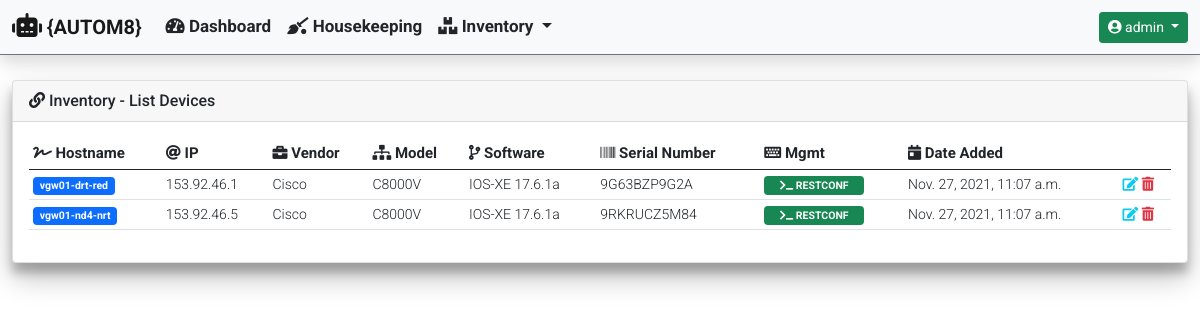
The app's page /inventory/device_inventory_list/ (signed in), older data.
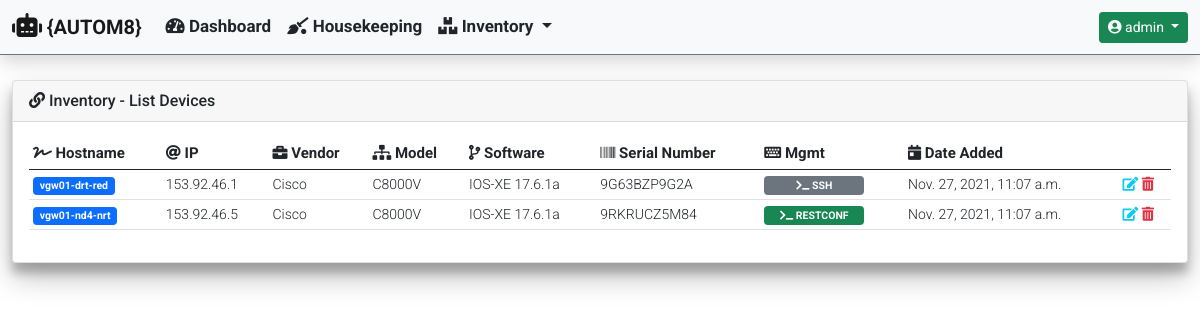
The same page, newer data.
### inventory/models.py (models this page shows)
class Device(models.Model):
    hostname = models.CharField(unique=True, max_length=255)
    mgmt_ip = models.GenericIPAddressField(unique=True, max_length=12)
    username = models.CharField(blank=True, null=True, max_length=255)
    password = models.CharField(blank=True, null=True, max_length=255)
    software_version = models.CharField(blank=True, null=True, max_length=255)
    serial_number = models.CharField(blank=True, null=True, max_length=255)
    vendor = models.CharField(max_length=255)
    hardware_model = models.CharField(blank=True, null=True, max_length=255)
    rest_conf_enabled = models.BooleanField(blank=True, null=True)
    date_added = models.DateTimeField(default=timezone.now())

### inventory/views.py (the view)
def device_inventory_list(request):
    list_of_devices = Device.objects.all()
    context = {
        'title': 'Inventory - List Devices',
        'card_header': 'Inventory - List Devices',
        'data': list_of_devices,
    }
    return render(request, 'inventory/device_inventory_list.html', context)

### templates/inventory/device_inventory_list.html (shortened to what this page needs)
{% extends "base_template/base.html"%}
{% block content %}
{% if data %}
<div class="table-responsive rounded">
    <table id="device_inventory" class="table table-hover table-sm" style="width:100%">
        <thead>
            <tr>
                <th><i class="fas fa-signature"></i> Hostname</th>
                <th><i class="fas fa-at"></i> IP</th>
                <th><i class="fas fa-briefcase"></i> Vendor</th>
                <th><i class="fas fa-sitemap"></i> Model</th>
                <th><i class="fas fa-code-branch"></i> Software</th>
                <th><i class="fas fa-barcode"></i> Serial Number</th>
                <th><i class="fas fa-keyboard"></i> Mgmt</th>
                <th><i class="fas fa-calendar-day"></i> Date Added</th>
                <th></th>
            </tr>
        </thead>
        <tbody>
            {% for device in data %}
            <tr>
                <td>
                    <a class="badge bg-primary text-decoration-none" href="{% url 'inventory:device_detailed_information' device.id %}" onclick="spinner_toggle_on();">
                    {{ device.hostname }}
                </a>
                </td>
                <td>{{ device.mgmt_ip }}</td>
                <td>{{ device.vendor }}</td>
                <td>{{ device.hardware_model }}</td>
                <td>{{ device.software_version }}</td>
                <td>{{ device.serial_number }}</td>
                {% if device.rest_conf_enabled %}
                <td>
                    <badge class="badge bg-success" style="width:100px">
                        <i class="fas fa-terminal"></i> RESTCONF
                    </badge>
                </td>
                {% else %}
                <td>
                    <badge class="badge bg-secondary" style="width:100px">
                        <i class="fas fa-terminal"></i> SSH
                    </badge>
                </td>
                {% endif %}
                <td>{{ device.date_added }}</td>
                <td>
                    <a class="text-decoration-none" href="{% url 'inventory:device_inventory_edit' device.id %}" data-bs-toggle="tooltip" title="Edit">
                        <i class="fas fa-edit text-info"></i>
                    </a>
                    <a class="text-decoration-none" href="{% url 'inventory:device_inventory_delete' device.id %}" data-bs-toggle="tooltip" title="Delete">
                        <i class="fas fa-trash-alt text-danger"></i>
                    </a>
                </td>
            </tr>
            {% endfor %}
        </tbody>
    </table>
</div>
{% else %}
<h5 class="my-5 fw-bold text-center">No devices are currently present in the database...</h5>
{% endif %}
{% endblock %}

Row changes from the older to the newer data that the page shows:
changed Device "9G63BZP9G2A": rest_conf_enabled "RESTCONF" → "SSH"
